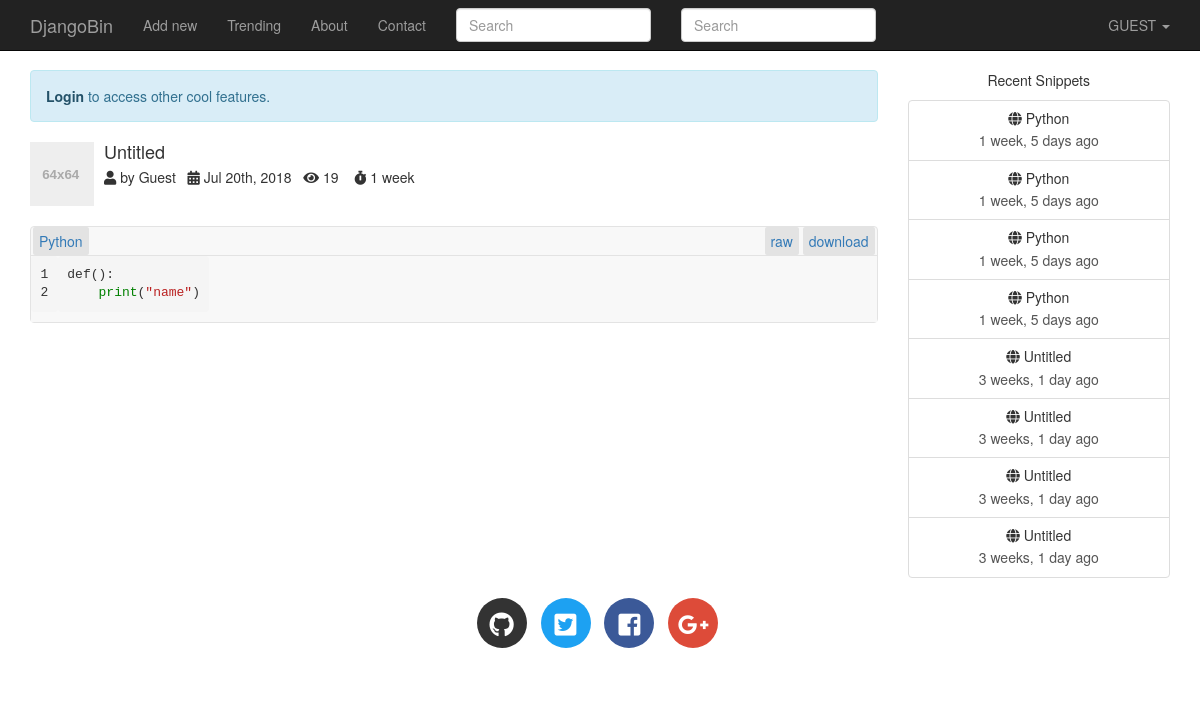
Screenshot of /1532087621318197/ with the database file from the repository.
### djangobin/models.py (models this page shows, shortened)
class Snippet(models.Model):
    title = models.CharField(max_length=200, blank=True)
    original_code = models.TextField()
    highlighted_code = models.TextField(blank=True, help_text="Read only field. Will contain the"
                                    " syntax-highlited version of the original code.")
    expiration = models.CharField(max_length=10, choices=Pref.expiration_choices)
    exposure = models.CharField(max_length=10, choices=Pref.exposure_choices)
    hits = models.IntegerField(default=0, help_text='Read only field. '
                                                    'Will be updated after every visit to snippet.')
    slug = models.SlugField(help_text='Read only field. Will be filled automatically.')
    created_on = models.DateTimeField(auto_now_add=True)
    language = models.ForeignKey(Language, on_delete=models.CASCADE)
    user = models.ForeignKey(User, on_delete=models.CASCADE)
    tags = models.ManyToManyField(Tag, blank=True)
    class Meta:
        ordering = ['-created_on']
    def highlight(self):
        formatter = HtmlFormatter(linenos=True)
        return highlight(self.original_code, self.language.get_lexer(), formatter)
    def get_absolute_url(self):
        return reverse('djangobin:snippet_detail', args=[self.slug])
    def save(self, *args, **kwargs):
        if not self.slug:
            self.slug = str(time.time()).replace(".", "")
        self.highlighted_code = self.highlight()
        if not self.title:
            self.title = "Untitled"
        super(Snippet, self).save(*args, **kwargs)  # Call the "real" save() method.

class Language(models.Model):
    name = models.CharField(max_length=100)
    lang_code = models.CharField(max_length=100, unique=True, verbose_name='Language Code')
    slug = models.SlugField(max_length=100, unique=True)
    mime = models.CharField(max_length=100, help_text='MIME to use when sending snippets as file')
    file_extension  = models.CharField(max_length=10)
    created_on = models.DateTimeField(auto_now_add=True)
    updated_on = models.DateTimeField(auto_now=True)
    def __str__(self):
        return self.name
    def get_lexer(self):
        return lexers.get_lexer_by_name(self.lang_code)

### djangobin/decorators.py (the view)
    def wrapper(request, *args, **kwargs):
        snippet = Snippet.objects.get(slug=kwargs.get('snippet_slug'))
        if snippet.exposure == 'private' and request.user != snippet.user:
            raise Http404
        return func(request, *args, **kwargs)

### djangobin/context_processors.py (called while the page is built)
def recent_snippets(request):
    return dict(recent_snippets=Snippet.objects.filter(exposure='public').order_by("-id")[:8])

### djangobin/views.py (called while the page is built)
@private_snippet
def snippet_detail(request, snippet_slug):
    snippet = get_object_or_404(Snippet, slug=snippet_slug)
    snippet.hits += 1
    snippet.save()
    return render(request, 'djangobin/snippet_detail.html', {'snippet': snippet})

### templates/djangobin/snippet_detail.html (shortened to what this page needs)
{% extends 'djangobin/base.html' %}
{% load static %}
{% block main %}
    <div class="media post-meta">
        <div class="media-left">
            <a href="#">
                <img alt="64x64" class="media-object" data-src="holder.js/64x64" data-holder-rendered="true" style="width: 64px; height: 64px;">
            </a>
        </div>
       <div class="media-body">
            <h4 class="media-heading">{{ snippet.title|default:"Untitled" }}</h4>
            <p>
                <i class="fas fa-user" data-toggle="tooltip" title="" data-original-title="Paste creator"></i> by
                {{ snippet.user.username|capfirst }} &nbsp;
                <i class="fas fa-calendar-alt" data-toggle="tooltip" title="" data-original-title="Creation Date" ></i>
                <time title="{{ snippet.created_on }}">{{ snippet.created_on|date:"M jS,  Y" }}</time> &nbsp;</span>
                <i class="fas fa-eye"  data-toggle="tooltip" title="" data-original-title="Visits to this paste" ></i>
                {{ snippet.hits }} &nbsp;&nbsp;
                <i class="fas fa-stopwatch" data-toggle="tooltip" title="" data-original-title="Expiration time"></i>
                {{ snippet.expiration }}  &nbsp;
            </p>
        </div>
    </div>
    <div class="codeblock">
        <div class="toolbar clearfix">
            <span class="at-left"><a href="{% url 'djangobin:trending_snippets' snippet.language.slug %}">{{ snippet.language }}</a></span>
            <span class="at-right">
                <a href="{% url 'djangobin:raw_snippet' snippet.slug %}">raw</a>
                <a href="{% url 'djangobin:download_snippet' snippet.slug %}">download</a>
            </span>
        </div>
        <div class="code-wrapper">{{ snippet.highlighted_code|safe }}</div>
    </div>
{% endblock %}

### templates/djangobin/base.html (shortened to what this page needs)
<!DOCTYPE html>
<html lang="en">
<head>
    {% load static %}
    {% load humanize %}
    <link rel="stylesheet" href="{% static 'djangobin/css/bootstrap.min.css' %}" >
    <link rel="stylesheet" href="{% static 'djangobin/css/bootstrap-select.min.css' %}" >
    <link href="https://use.fontawesome.com/releases/v5.0.7/css/all.css" rel="stylesheet">
    <link rel="stylesheet" href="{% static 'djangobin/css/main.css' %}">
    <link rel="stylesheet" href="{% static 'djangobin/css/default.css' %}">
</head>
<body>
<nav class="navbar navbar-default navbar-inverse navbar-fixed-top">
    <div class="container">
        <div class="navbar-header">
            <a class="navbar-brand" href="{% url 'djangobin:index' %}">DjangoBin</a>
        </div>
        <div class="collapse navbar-collapse" id="bs-example-navbar-collapse-1">
            <ul class="nav navbar-nav">
                <li {% if request.path == '/' %}class='active'{% endif %} >
                    <a href="{% url 'djangobin:index' %}">Add new</a>
                </li>
                <li {% if request.path == '/trending/' %}class='active'{% endif %}>
                    <a href="{% url 'djangobin:trending_snippets' %}">Trending<span class="sr-only">(current)</span></a>
                </li>
                <li {% if request.path == '/about/' %}class='active'{% endif %}>
                    <a href="">About</a>
                </li>
                <li {% if request.path == '/contact/' %}class='active'{% endif %}>
                    <a href="{% url 'djangobin:contact' %}">Contact</a>
                </li>
                <form action="{% url 'djangobin:search' %}" class="navbar-form navbar-left" method="get">
                <div class="form-group">
                    <input type="text" name="query" class="form-control"
                           placeholder="Search" value="{{ request.GET.query }}">
                </div>
                </form>
            </ul>
            <form action="" class="navbar-form navbar-left" method="get">
                <div class="form-group">
                    <input type="text" name="query" class="form-control" placeholder="Search" value="">
                </div>
            </form>
            <ul class="nav navbar-nav navbar-right">
                <li class="dropdown">
                    <a href="#" class="dropdown-toggle" data-toggle="dropdown" role="button"
                       aria-haspopup="true" aria-expanded="false">
                        {% if request.user.is_authenticated %}
                            {{ request.user.username|upper }}
                        {% else %}
                            GUEST
                        {% endif %}
                        <span class="caret"></span>
                    </a>
                </li>
            </ul>
        </div>
    </div>
</nav>
<div class="container">
    <div class="row">
        <div class="col-lg-9 col-md-9">
            {% if not request.user.is_authenticated and not request.path == '/login/'  %}
                <p class="alert alert-info">
                    <a href="{% url 'djangobin:login' %}?next={{ request.path }}" class="alert-link">Login</a> to access other cool features.
                </p>
            {% endif %}
            {% block main %}{% endblock %}
        </div>
     <div class="col-lg-3 col-md-3 text-center hidden-sm hidden-xs">
            <p>Recent Snippets</p>
            <div class="list-group">
                {% for recent_snippet in recent_snippets %}
                    <a href="{{ recent_snippet.get_absolute_url }}" class="list-group-item">
                        <h5 class="list-group-item-heading"><span class="fa fa-globe
"></span> {{ recent_snippet.title }}</h5>
                        <p class="list-group-item-text">{{ recent_snippet.created_on|naturaltime }}</p>
                    </a>
                {% endfor %}
            </div>
        </div>
<footer>
    <div class="social-icons">
        <div class="container text-center">
            <ul class="list-inline">
                <li class="list-inline-item social-github">
                    <a href="https://github.com/">
                        <i class="fab fa-github"></i>
                    </a>
                </li>
                <li class="list-inline-item social-twitter">
                    <a href="https://twitter.com/">
                        <i class="fab fa-twitter-square"></i>
                    </a>
                </li>
                <li class="list-inline-item social-facebook">
                    <a href="https://www.facebook.com/">
                        <i class="fab fa-facebook-square"></i>
                    </a>
                </li>
                <li class="list-inline-item social-google-plus">
                    <a href="https://plus.google.com/">
                        <i class="fab fa-google-plus-g"></i>
                    </a>
                </li>
            </ul>
        </div>
    </div>
</footer>
</body>
</html>

### static/djangobin/css/main.css (style rules this page uses)
body { padding-top: 70px; }
.social-icons { margin: 30px 0; }
footer .social-icons ul.list-inline li a { display: block; width: 50px; height: 50px; color: #fff; border-radius: 100%; font-size: 25px; line-height: 50px; }
footer .social-icons ul.list-inline li.social-github a { background-color: #333; transition: all .2s ease-in-out; }
footer .social-icons ul.list-inline li.social-twitter a { background-color: #1da1f2; transition: all .2s ease-in-out; }
footer .social-icons ul.list-inline li.social-facebook a { background-color: #3b5998; transition: all .2s ease-in-out; }
footer .social-icons ul.list-inline li.social-google-plus a { background-color: #dd4b39; transition: all .2s ease-in-out; }
.codeblock { margin-bottom: 20px; border: 1px solid #e3e3e3; border-radius: 4px; background-color: #f8f8f8; }
.codeblock pre { border: none; }
.codeblock .code-wrapper { overflow-x: auto; }
.post-meta { margin-bottom: 20px; }
.toolbar { padding: 4px 2px; border-bottom: 1px solid #e3e3e3; }
.toolbar span.at-right { float: right; }
.toolbar a { padding: 4px 6px; background-color: #e3e3e3; border-radius: 2px; }

### static/djangobin/css/default.css (style rules this page uses)
.highlight { background: #f8f8f8; }
.highlight .nb { color: #008000 }
.highlight .s2 { color: #BA2121 }

### rows the page displays
Snippet: title "Untitled", user.username "Guest", created_on "Jul 20th, 2018", hits "19", expiration "1 week", language "Python", highlighted_code "1 2 def (): print ( \"name\" )"
Snippet: title "Python", created_on "1 week, 5 days ago"
Snippet: title "Python", created_on "1 week, 5 days ago"
Snippet: title "Python", created_on "1 week, 5 days ago"
Snippet: title "Python", created_on "1 week, 5 days ago"
Snippet: title "Untitled", created_on "3 weeks, 1 day ago"
Snippet: title "Untitled", created_on "3 weeks, 1 day ago"
Snippet: title "Untitled", created_on "3 weeks, 1 day ago"
Snippet: title "Untitled", created_on "3 weeks, 1 day ago"
